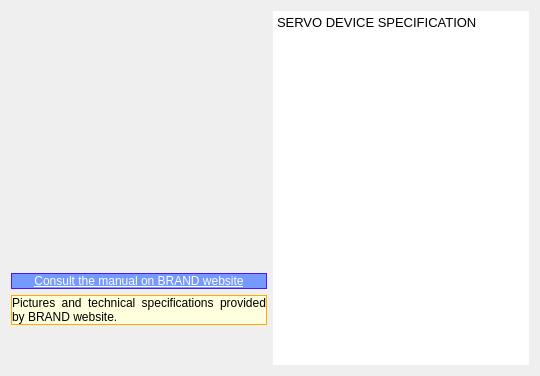
      <widget class="QWidget" name="tab_2">
       <attribute name="icon">
        <iconset resource="../resources/resources.qrc">
         <normaloff>:/icons/icons/hardinfo.svg</normaloff>:/icons/icons/hardinfo.svg</iconset>
       </attribute>
       <attribute name="title">
        <string>H/W Specifications</string>
       </attribute>
       <layout class="QGridLayout" name="gridLayout_6">
        <item row="0" column="1" rowspan="4">
         <widget class="QTextBrowser" name="textBrowser_spec">
          <property name="frameShape">
           <enum>QFrame::NoFrame</enum>
          </property>
          <property name="html">
           <string notr="true">&lt;!DOCTYPE HTML PUBLIC &quot;-//W3C//DTD HTML 4.0//EN&quot; &quot;http://www.w3.org/TR/REC-html40/strict.dtd&quot;&gt;
&lt;html&gt;&lt;head&gt;&lt;meta name=&quot;qrichtext&quot; content=&quot;1&quot; /&gt;&lt;style type=&quot;text/css&quot;&gt;
p, li { white-space: pre-wrap; }
&lt;/style&gt;&lt;/head&gt;&lt;body style=&quot; font-family:'Cantarell'; font-size:12pt; font-weight:400; font-style:normal;&quot;&gt;
&lt;p style=&quot; margin-top:0px; margin-bottom:0px; margin-left:0px; margin-right:0px; -qt-block-indent:0; text-indent:0px;&quot;&gt;&lt;span style=&quot; font-family:'Sans Serif'; font-size:10pt;&quot;&gt;SERVO DEVICE SPECIFICATION&lt;/span&gt;&lt;/p&gt;&lt;/body&gt;&lt;/html&gt;</string>
          </property>
         </widget>
        </item>
        <item row="1" column="0">
         <widget class="QLabel" name="servoManual_label">
          <property name="styleSheet">
           <string notr="true">border: 1px solid rgb(71, 25, 255);
background: rgba(83, 129, 255,200);</string>
          </property>
          <property name="text">
           <string>&lt;html&gt;&lt;head/&gt;&lt;body&gt;&lt;p&gt;&lt;a href=&quot;http://brand.com/&quot;&gt;&lt;span style=&quot; text-decoration: underline; color:#ffffff;&quot;&gt;Consult the manual on BRAND website&lt;/span&gt;&lt;/a&gt;&lt;/p&gt;&lt;/body&gt;&lt;/html&gt;</string>
          </property>
          <property name="alignment">
           <set>Qt::AlignCenter</set>
          </property>
          <property name="wordWrap">
           <bool>true</bool>
          </property>
          <property name="openExternalLinks">
           <bool>true</bool>
          </property>
         </widget>
        </item>
        <item row="0" column="0">
         <widget class="QLabel" name="servoPicture_label">
          <property name="minimumSize">
           <size>
            <width>256</width>
            <height>256</height>
           </size>
          </property>
          <property name="maximumSize">
           <size>
            <width>512</width>
            <height>512</height>
           </size>
          </property>
          <property name="text">
           <string/>
          </property>
          <property name="pixmap">
           <pixmap resource="../resources/resources.qrc">:/icons/icons/emblem-unreadable.svg</pixmap>
          </property>
          <property name="scaledContents">
           <bool>true</bool>
          </property>
          <property name="alignment">
           <set>Qt::AlignCenter</set>
          </property>
         </widget>
        </item>
        <item row="3" column="0">
         <spacer name="verticalSpacer">
          <property name="orientation">
           <enum>Qt::Vertical</enum>
          </property>
          <property name="sizeHint" stdset="0">
           <size>
            <width>20</width>
            <height>40</height>
           </size>
          </property>
         </spacer>
        </item>
        <item row="2" column="0">
         <widget class="QLabel" name="copyrightNotice_label">
          <property name="styleSheet">
           <string notr="true">border: 1px solid rgb(255, 170, 0);
background: rgb(255, 255, 222);</string>
          </property>
          <property name="text">
           <string>&lt;html&gt;&lt;head/&gt;&lt;body&gt;&lt;p&gt;Pictures and technical specifications provided by BRAND website.&lt;/p&gt;&lt;/body&gt;&lt;/html&gt;</string>
          </property>
          <property name="alignment">
           <set>Qt::AlignJustify|Qt::AlignVCenter</set>
          </property>
          <property name="wordWrap">
           <bool>true</bool>
          </property>
          <property name="openExternalLinks">
           <bool>true</bool>
          </property>
         </widget>
        </item>
       </layout>
      </widget>
